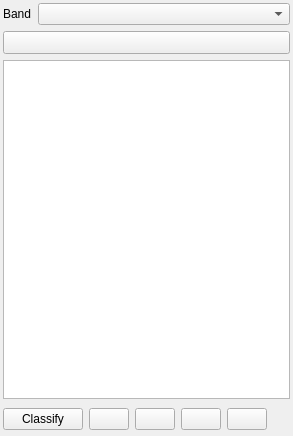
<?xml version="1.0" encoding="UTF-8"?>
<ui version="4.0">
 <class>QgsPalettedRendererWidgetBase</class>
 <widget class="QWidget" name="QgsPalettedRendererWidgetBase">
  <property name="geometry">
   <rect>
    <x>0</x>
    <y>0</y>
    <width>293</width>
    <height>436</height>
   </rect>
  </property>
  <property name="windowTitle">
   <string>Form</string>
  </property>
  <layout class="QGridLayout" name="gridLayout">
   <property name="leftMargin">
    <number>3</number>
   </property>
   <property name="topMargin">
    <number>3</number>
   </property>
   <property name="rightMargin">
    <number>3</number>
   </property>
   <property name="bottomMargin">
    <number>3</number>
   </property>
   <item row="2" column="0">
    <widget class="QTreeView" name="mTreeView">
     <property name="minimumSize">
      <size>
       <width>0</width>
       <height>280</height>
      </size>
     </property>
    </widget>
   </item>
   <item row="1" column="0">
    <widget class="QgsColorRampButton" name="btnColorRamp">
     <property name="sizePolicy">
      <sizepolicy hsizetype="Expanding" vsizetype="Fixed">
       <horstretch>0</horstretch>
       <verstretch>0</verstretch>
      </sizepolicy>
     </property>
     <property name="minimumSize">
      <size>
       <width>120</width>
       <height>0</height>
      </size>
     </property>
     <property name="maximumSize">
      <size>
       <width>16777215</width>
       <height>16777215</height>
      </size>
     </property>
    </widget>
   </item>
   <item row="3" column="0">
    <layout class="QHBoxLayout" name="horizontalLayout_3">
     <item>
      <widget class="QPushButton" name="mClassifyButton">
       <property name="text">
        <string>Classify</string>
       </property>
      </widget>
     </item>
     <item>
      <widget class="QPushButton" name="mAddEntryButton">
       <property name="toolTip">
        <string>Add values manually</string>
       </property>
       <property name="icon">
        <iconset resource="../../images/images.qrc">
         <normaloff>:/images/themes/default/symbologyAdd.svg</normaloff>:/images/themes/default/symbologyAdd.svg</iconset>
       </property>
      </widget>
     </item>
     <item>
      <widget class="QPushButton" name="mDeleteEntryButton">
       <property name="toolTip">
        <string>Remove selected row(s)</string>
       </property>
       <property name="icon">
        <iconset resource="../../images/images.qrc">
         <normaloff>:/images/themes/default/symbologyRemove.svg</normaloff>:/images/themes/default/symbologyRemove.svg</iconset>
       </property>
      </widget>
     </item>
     <item>
      <widget class="QPushButton" name="mLoadFromFileButton">
       <property name="toolTip">
        <string>Load color map from file</string>
       </property>
       <property name="icon">
        <iconset resource="../../images/images.qrc">
         <normaloff>:/images/themes/default/mActionFileOpen.svg</normaloff>:/images/themes/default/mActionFileOpen.svg</iconset>
       </property>
      </widget>
     </item>
     <item>
      <widget class="QPushButton" name="mExportToFileButton">
       <property name="toolTip">
        <string>Export color map to file</string>
       </property>
       <property name="icon">
        <iconset resource="../../images/images.qrc">
         <normaloff>:/images/themes/default/mActionFileSaveAs.svg</normaloff>:/images/themes/default/mActionFileSaveAs.svg</iconset>
       </property>
      </widget>
     </item>
     <item>
      <spacer name="horizontalSpacer">
       <property name="orientation">
        <enum>Qt::Horizontal</enum>
       </property>
       <property name="sizeHint" stdset="0">
        <size>
         <width>48</width>
         <height>28</height>
        </size>
       </property>
      </spacer>
     </item>
    </layout>
   </item>
   <item row="0" column="0">
    <layout class="QHBoxLayout" name="horizontalLayout">
     <item>
      <widget class="QLabel" name="mBandLabel">
       <property name="sizePolicy">
        <sizepolicy hsizetype="Fixed" vsizetype="Preferred">
         <horstretch>0</horstretch>
         <verstretch>0</verstretch>
        </sizepolicy>
       </property>
       <property name="text">
        <string>Band</string>
       </property>
      </widget>
     </item>
     <item>
      <widget class="QComboBox" name="mBandComboBox"/>
     </item>
    </layout>
   </item>
  </layout>
 </widget>
 <customwidgets>
  <customwidget>
   <class>QgsColorRampButton</class>
   <extends>QToolButton</extends>
   <header>qgscolorrampbutton.h</header>
   <container>1</container>
  </customwidget>
 </customwidgets>
 <tabstops>
  <tabstop>mBandComboBox</tabstop>
  <tabstop>mTreeView</tabstop>
 </tabstops>
 <resources>
  <include location="../../images/images.qrc"/>
 </resources>
 <connections/>
</ui>
